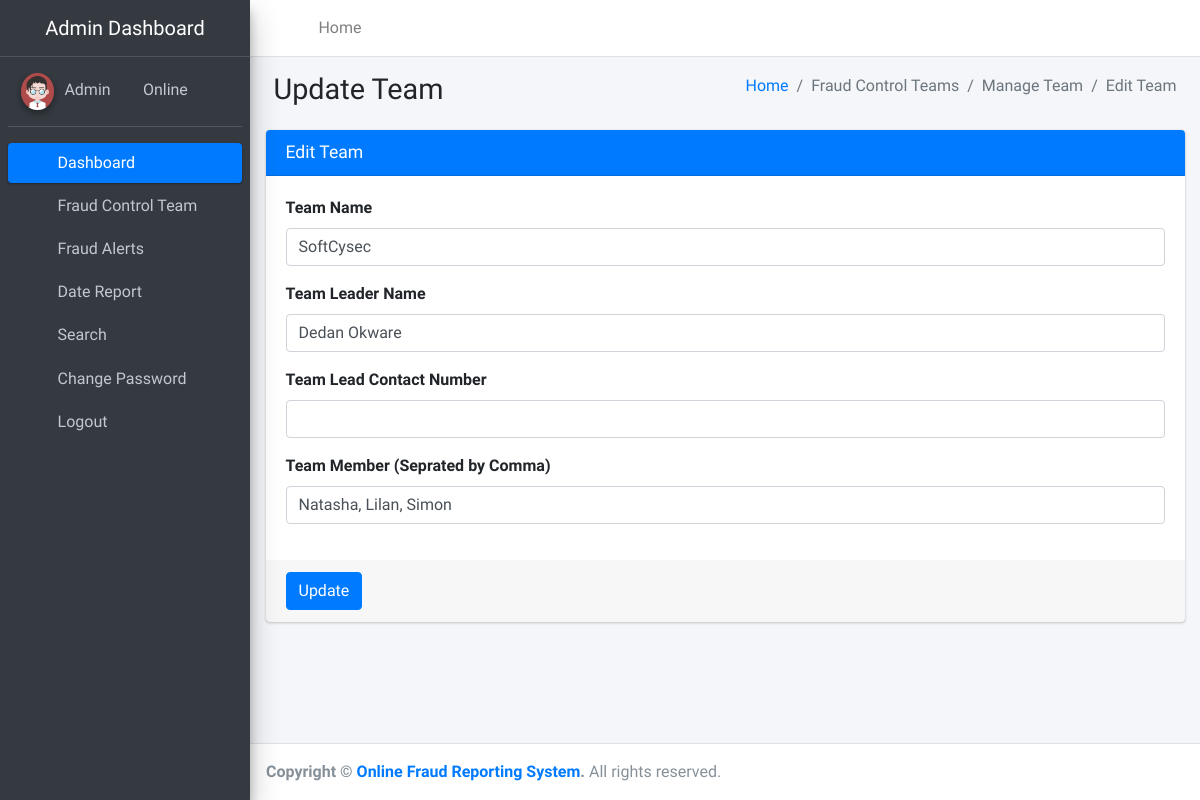
/editTeam/1/ (signed in), run on the app's committed database.
### ReportSystem/models.py (models this page shows, shortened)
class Team(models.Model):
    teamName = models.CharField(max_length=100,null=True)
    teamLeaderName = models.CharField(max_length=100,null=True)
    teamMobno = models.CharField(max_length=20,null=True)
    teamMembers = models.CharField(max_length=200,null=True)
    postingDate = models.DateField(auto_now_add=True)

### ReportSystem/views.py (the view, shortened to what this page needs)
# urls.py: path('editTeam/<int:pid>/', views.editTeam,name='editTeam'),
def editTeam(request,pid):
    if not request.user.is_authenticated:
        return redirect('admin_login')
    teams = Team.objects.get(id=pid)
    error =""
    return render(request, 'admin/editTeam.html', locals())

### ReportSystem/templates/admin/editTeam.html (shortened to what this page needs)
{% extends 'adminNavbar.html' %}
{% block main %}
{% load static %}
<section class="content">
    <div class="content-header">
        <div class="container-fluid">
            <div class="row mb-2">
                <div class="col-sm-6">
                    <h1 class="m-0">Update Team</h1>
                </div>
                <div class="col-sm-6">
                    <ol class="breadcrumb float-sm-right">
                        <li class="breadcrumb-item"><a href="{% url 'dashboard' %}">Home</a></li>
                        <li class="breadcrumb-item active">Fraud Control Teams</li>
                        <li class="breadcrumb-item active">Manage Team</li>
                        <li class="breadcrumb-item active">Edit Team</li>
                    </ol>
                </div>
            </div>
        </div>
    </div>
    <div class="container-fluid">
        <div class="row">
            <div class="col-md-12">
                <div class="card card-primary">
                    <div class="card-header">
                        <h3 class="card-title">Edit Team</h3>
                    </div>
                    <form method="post">
                        <div class="card-body">
                            <div class="form-group">
                                <label>Team Name</label>
                                <input type="text" name="teamName" class="form-control" value="{{teams.teamName}}">
                            </div>
                            <div class="form-group">
                                <label>Team Leader Name</label>
                                <input type="text" name="teamLeaderName" class="form-control" value="{{teams.teamLeaderName}}">
                            </div>
                            <div class="form-group">
                                <label>Team Lead Contact Number</label>
                                <input type="text" name="teamLeadMobno" class="form-control" maxlength="10" value="{{teams.teamLeadMobno}}">
                            </div>
                            <div class="form-group">
                                <label>Team Member (Seprated by Comma)</label>
                                <input type="text" name="teamMembers" class="form-control" value="{{teams.teamMembers}}">
                            </div>
                        </div>
                        <div class="card-footer">
                            <button type="submit" class="btn btn-primary">Update</button>
                        </div>
                    </form>
                </div>
            </div>
        </div>
    </div>
    </div>
{% endblock %}

### data on the page
Team: teamName "SoftCysec", teamLeaderName "Dedan Okware", teamMembers "Natasha, Lilan, Simon"
